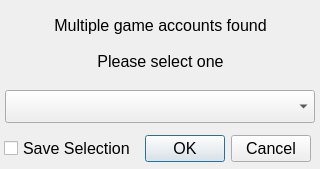
<?xml version="1.0" encoding="UTF-8"?>
<ui version="4.0">
 <class>dlgChooseAccount</class>
 <widget class="QDialog" name="dlgChooseAccount">
  <property name="windowModality">
   <enum>Qt::ApplicationModal</enum>
  </property>
  <property name="geometry">
   <rect>
    <x>0</x>
    <y>0</y>
    <width>320</width>
    <height>169</height>
   </rect>
  </property>
  <property name="font">
   <font>
    <pointsize>12</pointsize>
   </font>
  </property>
  <property name="windowTitle">
   <string>Choose Account</string>
  </property>
  <property name="modal">
   <bool>true</bool>
  </property>
  <widget class="QComboBox" name="accountsComboBox">
   <property name="geometry">
    <rect>
     <x>5</x>
     <y>90</y>
     <width>310</width>
     <height>33</height>
    </rect>
   </property>
  </widget>
  <widget class="QLabel" name="label">
   <property name="geometry">
    <rect>
     <x>-5</x>
     <y>8</y>
     <width>331</width>
     <height>71</height>
    </rect>
   </property>
   <property name="text">
    <string>Multiple game accounts found

Please select one</string>
   </property>
   <property name="alignment">
    <set>Qt::AlignCenter</set>
   </property>
  </widget>
  <widget class="QDialogButtonBox" name="buttonBox">
   <property name="geometry">
    <rect>
     <x>145</x>
     <y>135</y>
     <width>166</width>
     <height>27</height>
    </rect>
   </property>
   <property name="orientation">
    <enum>Qt::Horizontal</enum>
   </property>
   <property name="standardButtons">
    <set>QDialogButtonBox::Cancel|QDialogButtonBox::Ok</set>
   </property>
  </widget>
  <widget class="QCheckBox" name="saveSelectionCheckBox">
   <property name="geometry">
    <rect>
     <x>4</x>
     <y>138</y>
     <width>141</width>
     <height>21</height>
    </rect>
   </property>
   <property name="text">
    <string>Save Selection</string>
   </property>
  </widget>
 </widget>
 <resources/>
 <connections>
  <connection>
   <sender>buttonBox</sender>
   <signal>accepted()</signal>
   <receiver>dlgChooseAccount</receiver>
   <slot>accept()</slot>
   <hints>
    <hint type="sourcelabel">
     <x>227</x>
     <y>148</y>
    </hint>
    <hint type="destinationlabel">
     <x>159</x>
     <y>84</y>
    </hint>
   </hints>
  </connection>
  <connection>
   <sender>buttonBox</sender>
   <signal>rejected()</signal>
   <receiver>dlgChooseAccount</receiver>
   <slot>reject()</slot>
   <hints>
    <hint type="sourcelabel">
     <x>227</x>
     <y>148</y>
    </hint>
    <hint type="destinationlabel">
     <x>159</x>
     <y>84</y>
    </hint>
   </hints>
  </connection>
 </connections>
</ui>
